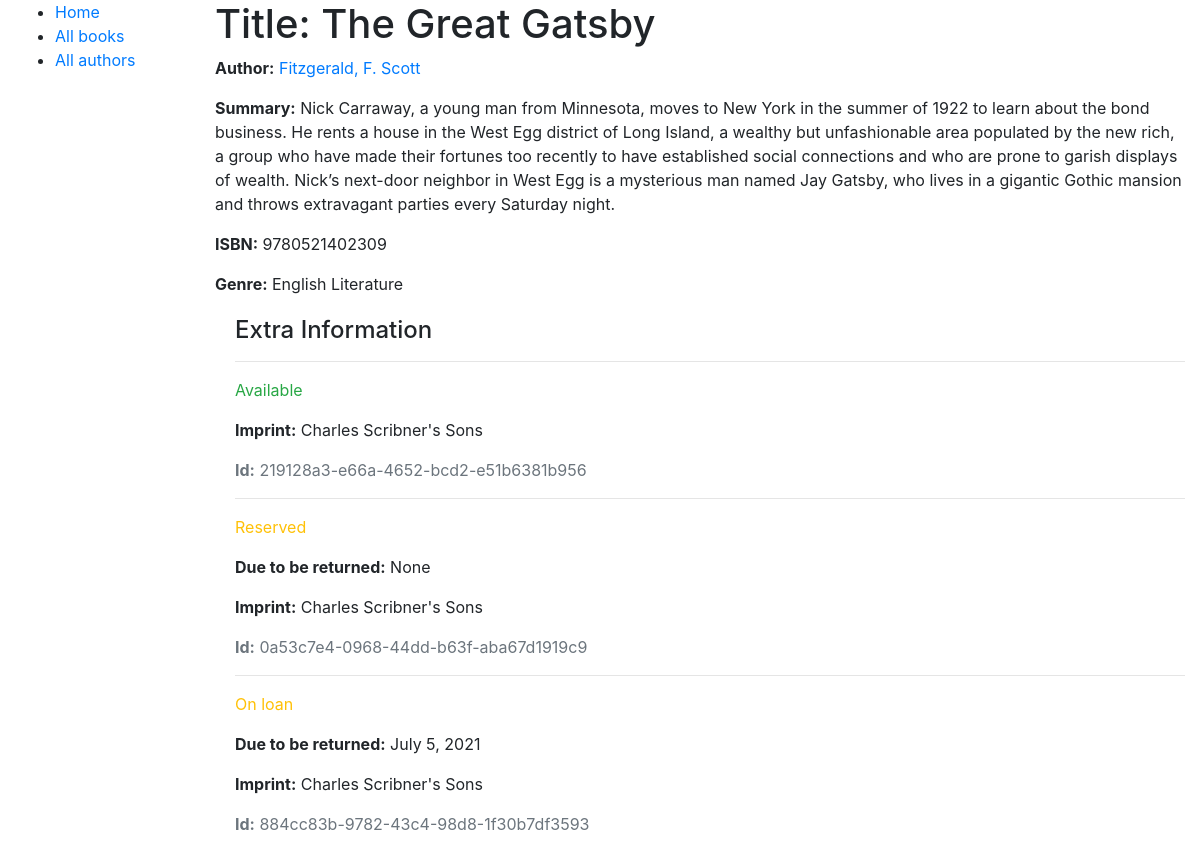
The app's page /catalog/book/4 with its own data.
### catalog/models.py (models this page shows, shortened)
class Book(models.Model):
    title = models.CharField(max_length=50)
    author = models.ForeignKey('Author', on_delete=models.SET_NULL, null=True)
    summary = models.TextField(
        max_length=1000, help_text='Enter a brief description of the book')
    isbn = models.CharField(
        'ISBN',
        max_length=13,
        unique=True,
        help_text=
        '13 Character <a href="https://www.isbn-international.org/content/what-isbn">ISBN number</a>'
    )
    genre = models.ManyToManyField(Genre,
                                   help_text='Select a genre for this book')

class Author(models.Model):
    first_name = models.CharField(max_length=100, )
    last_name = models.CharField(max_length=100)
    date_of_birth = models.DateField(null=True, blank=True, verbose_name="DOB")
    date_of_death = models.DateField('Died', null=True, blank=True)
    def __str__(self):
        return f'{self.last_name}, {self.first_name}'

class Genre(models.Model):
    name = models.CharField(
        max_length=50,
        help_text="Enter a book genre (e.g. Non-Fiction, Fiction etc.)")
    def __str__(self):
        return self.name

class BookStatus(models.Model):
    id = models.UUIDField(
        primary_key=True,
        default=uuid.uuid4,
        help_text="Unique ID for this particular book across whole library")
    book = models.ForeignKey('Book', on_delete=models.RESTRICT, null=True)
    imprint = models.CharField(max_length=200)
    due_back = models.DateField(null=True, blank=True)
    borrower = models.ForeignKey(User,
                                 on_delete=models.SET_NULL,
                                 null=True,
                                 blank=True)
    LOAN_STATUS = (
        ('m', 'Maintenance'),
        ('o', 'On loan'),
        ('a', 'Available'),
        ('r', 'Reserved'),
    )
    status = models.CharField(max_length=1,
                              choices=LOAN_STATUS,
                              blank=False,
                              default='a')
    class Meta:
        ordering = ['due_back']
        verbose_name_plural = "Book Statuses"

### catalog/views.py (the view)
# urls.py: path('book/<int:primary_key>', views.book_detail, name='book-detail'),
def book_detail(request, primary_key):
  book = get_object_or_404(Book, pk=primary_key)
  return render(request, 'book_detail.html', context={'book': book})

### catalog/templates/book_detail.html (shortened to what this page needs)
<!DOCTYPE html>
<html lang="en">
<head>
{% extends "site_base.html" %}
{% block content %}
  <h1>Title: {{ book.title }}</h1>
  <p><strong>Author:</strong> <a href="{{ book.author.get_absolute_url }}">{{ book.author }}</a></p>
  <p><strong>Summary:</strong> {{ book.summary }}</p>
  <p><strong>ISBN:</strong> {{ book.isbn }}</p>
  <p><strong>Genre:</strong> {{ book.genre.all|join:", " }}</p>
  <div style="margin-left:20px;margin-top:20px">
    <h4>Extra Information</h4>
    {% for copy in book.bookstatus_set.all %}
      <hr>
      <p class="{% if copy.status == 'a' %}text-success{% elif copy.status == 'm' %}text-danger{% else %}text-warning{% endif %}">
        {{ copy.get_status_display }}
      </p>
      {% if copy.status != 'a' %}
        <p><strong>Due to be returned:</strong> {{ copy.due_back }}</p>
      {% endif %}
      <p><strong>Imprint:</strong> {{ copy.imprint }}</p>
      <p class="text-muted"><strong>Id:</strong> {{ copy.id }}</p>
    {% endfor %}
  </div>
{% endblock %}

### records on screen
Book: title "The Great Gatsby", author "Fitzgerald, F. Scott", summary "Nick Carraway, a young man from Minnesota, moves to New York in the summer of 1922 to learn about the bond business. He rents a house in the West Egg district of Long Island, a wealthy but unfashionable area populated by the new rich, a group who have made their fortunes too recently to have established social connections and who are prone to garish displays of wealth. Nick’s next-door neighbor in West Egg is a mysterious man named Jay Gatsby, who lives in a gigantic Gothic mansion and throws extravagant parties every Saturday night.", isbn "9780521402309", genre.all "English Literature"
BookStatus: status "Available", imprint "Charles Scribner's Sons", id "219128a3-e66a-4652-bcd2-e51b6381b956"
BookStatus: status "Reserved", due_back "None", imprint "Charles Scribner's Sons", id "0a53c7e4-0968-44dd-b63f-aba67d1919c9"
BookStatus: status "On loan", due_back "July 5, 2021", imprint "Charles Scribner's Sons", id "884cc83b-9782-43c4-98d8-1f30b7df3593"
